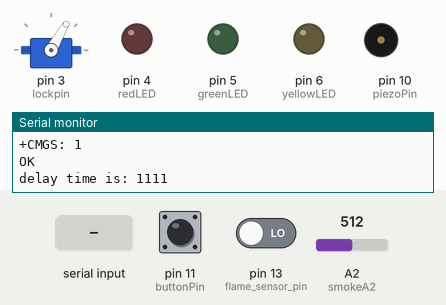
Bench run of a sketch on a simulated Arduino Uno, built with avr-gcc and run on an emulated ATmega328P. On the bench: servo, output pins drawn as LEDs (lit = HIGH), buzzer (waves = sounding, pin HIGH), the last lines printed to the serial monitor. The test bench sets the inputs (shaded band); at power-on: pin 11 (buttonPin) LOW, pin 13 (flame_sensor_pin) LOW, A2 (smokeA2) = 512. The modem accepts every AT command (registered, SIM ready, sends succeed) and sends nothing else.

Above: at 15.2 s.
15.3 s: pin 11 (buttonPin) pulled HIGH for 1 s
At 16.3 s:
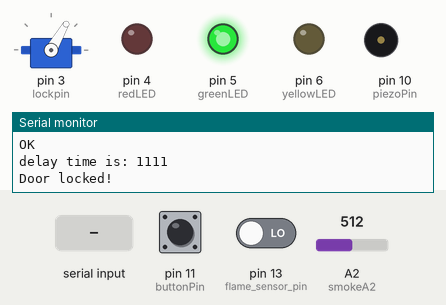
29.1 s: "OFF" received over the second serial link
At 31.33 s:
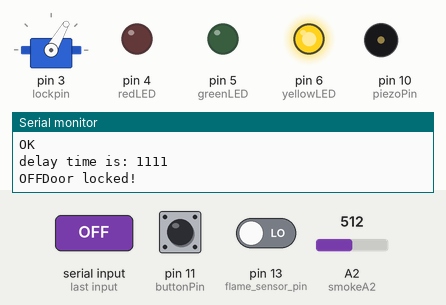
Timing chart, 0 to 32.9 s (numbered marks = the images above; inputs shaded):
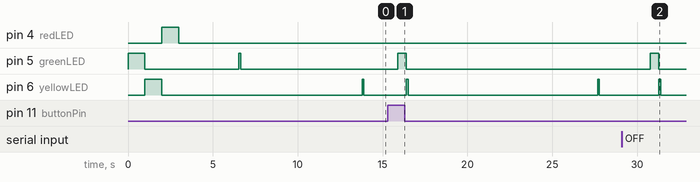

Measured:
- after the input at 15.3 s, pin 5 (greenLED): LOW → HIGH after 0.61 s, → LOW 0.50 s later; pin 6 (yellowLED): alternates HIGH for 0.10 s and LOW for 11.2 s, starting after 1.1 s
- after the input at 29.1 s, pin 5 (greenLED): LOW → HIGH after 1.7 s, → LOW 0.50 s later

The sketch:

project.ino
```cpp
/*
  A fire emergency response systems that monitors levels of smoke, frame and temperature.
  Incase their is extream values from these sensors then means their might be a fire incidence.
  The system 'requests' to put up an alarm. The system informs the user about this events via use of Text messages.
  Users can cancel the incoming alarm by texting "OFF" the sim card in the system.
  This gives the user time to verify the incident as their can be a system failure too. If the request is not cancled then an alarm is put up.
  the alarm event includes: opening the door, Texting the user (again)/relevant bodies about the incidence,
  giving them crucial info about the incident eg street name, location of incidence, house number.etc
  The system as other functions also.


  By: Martin Muthomi and Anne Mburu
  School Project
  www.martinmuthomi.co.ke
  Email: info@martinmuthomi.co.ke


   Digital Pin 3: DC gear reduction motor attached to the lock. (Or a motor controller or a solenoid or other unlocking mechanisim.)
   Digital Pin 4: Red LED.
   Digital Pin 5: Green LED.
   Digital Pin 6: yellow LED.
   Digital Pin 7: GSM (7).
   Digital Pin 8: GSM (8).
   Digital Pin 10: piezo buzzer
   Digital Pin 11: Button.
   Digital Pin 13: flame sensor.
   Analog pin A1: temp sensor
   Analog pin A2: smoke sensor


 */


#include <SoftwareSerial.h>
#include <Servo.h>           //library for servo for unlocking door

//Create software serial object to communicate with SIM900
SoftwareSerial SIM900(7, 8); //SIM900 Tx & Rx is connected to Arduino #7 & #8
Servo lockMotor;

int buttonState = 0;
String button;
int buttonv = 1;
String userMessage = "There is a fire incident in your home";
String userNumber = "+254792020946";
String marshalMessage = "There is a fire incident at location: https://maps.google.com/?q=B+6&ftid=0x0:0x295ec34e4cc21fde . House registered to : Martin Tel: +254792020946";
String marshalNumber = "+254724757880";  //fire marshal contact
String alarmStatus;
int now;
int initialTime;
int delayTime;
String textMessage;
int temp;
int flame_pin = HIGH ; // state of sensor

int smokeA2 = A2;
int pinTemp = A1;   //This is where our Output data goes

const int lockpin = 3;   // Configure servo pin
const int redLED = 4;              // Status red LED
const int greenLED = 5;            // Status green LED
const int yellowLED = 6;
const int piezoPin = 10;  //PIEZO PIN
const int buttonPin = 11;
const int flame_sensor_pin = 13 ;// initializing pin 12 as the sensor output pin

void setup()
{
  lockMotor.attach(lockpin);           // Gear motor used to turn the lock.
  pinMode(smokeA2, INPUT);
  pinMode(pinTemp, INPUT);
  pinMode(redLED, OUTPUT);
  pinMode(greenLED, OUTPUT);
  pinMode(yellowLED, OUTPUT);
  pinMode(piezoPin, OUTPUT);
  pinMode(buttonPin, INPUT);
  pinMode ( flame_sensor_pin , INPUT );

  lockMotor.write(60);
  digitalWrite(greenLED, HIGH);        // Green LED on, everything is go.
  delay(1000);
  digitalWrite(greenLED, LOW);
  digitalWrite(yellowLED, HIGH);        // Green LED on, everything is go.
  delay(1000);
  digitalWrite(yellowLED, LOW);
  digitalWrite(redLED, HIGH);        // Yellow LED on, everything is go. //change the format they are lighting
  delay(1000);
  digitalWrite(redLED, LOW);


  alarmStatus = "off";

  //Begin serial communication with Arduino and Arduino IDE (Serial Monitor)
  Serial.begin(9600);

  //Begin serial communication with Arduino and SIM900
  SIM900.begin(9600);

  Serial.println("Initializing...");
  delay(1000);

  SIM900.println("AT"); //Handshaking with SIM900
  updateSerial();

  SIM900.println("AT+CMGF=1"); // Configuring TEXT mode
  updateSerial();
  SIM900.println("AT+CNMI=1,2,0,0,0"); // Decides how newly arrived SMS messages should be handled
  updateSerial();
  delay(1000);
}

void loop()
{


  Serial.print("alarm status is: ");
  Serial.println(alarmStatus);
  Serial.print(analogRead(smokeA2));
  Serial.println(temp);

  // read the state of the pushbutton value:
  buttonState = digitalRead(buttonPin);


   if (buttonState == HIGH ) {
  alarmOff();
  }

 if(SIM900.available()>0){
  receiveSMS();
}

if (alarmStatus == "set" ){
  digitalWrite(yellowLED, HIGH);        // Yellow LED on, everything is go.
  delay(200);
  digitalWrite(yellowLED, LOW);
   Serial.println("alarm status");
  alarmOn();
}
  else if (alarmStatus == "on"){

  Serial.println("alarm is on");
  tone(piezoPin, 1000, 200);
   digitalWrite(redLED, HIGH);        // Green LED on, everything is go.
  delay(200);
  digitalWrite(redLED, LOW);
  delay(800);
  noTone(piezoPin);

  } else {

  digitalWrite(greenLED, HIGH);        // Green LED on, everything is go.
  delay(100);
  digitalWrite(greenLED, LOW);
  //check readings of smoke sensor against set threshold
 if(analogRead(smokeA2)> 250){
  smokefunction();
 }

//check temp reading and compare with its threshold
 temp = analogRead(pinTemp);    //Read the analog pin
 temp = temp * 0.48828125;   // convert output (mv) to readable celcius
//float voltage = temp * 3.3;
//voltage /= 1024.0;
//temp = (voltage - 0.5) * 100;
if (temp >36) {
  tempfunction(temp);
}


flame_pin = digitalRead ( flame_sensor_pin ) ; // reading from the sensor
if (flame_pin == LOW ) // applying condition
{
Serial.println ( " FLAME , FLAME , FLAME " ) ;
flameSensor();
}


}//end of alarm status check

} // end of loop


//function called when smoke value exceed threshold
 void smokefunction(){
  //something on smoke
  int smokevalue = analogRead(smokeA2);
  Serial.print("The smoke value is: ");
  Serial.println(smokevalue);
//   Serial.println(smokevalue);

    //tone( pin number, frequency in hertz, duration in milliseconds);
    String message = "There is an incoming fire alarm. Kindly act accordingly. You can cancel within 30sec by replying with OFF.";
    sendSMS(message, userNumber);
    initialTime = millis(); //take time when alarm request started
    alarmOn();
   //  tone(piezoPin, 1000, 200);
    // triggerDoorUnlock();

   delay(2000);
 }


//temp function. called when the temp threshold is exceded
void tempfunction(int temperature){

  // request for an alarm alert
  String message = "There is an incoming fire alarm. Kindly act accordingly. You can cancel within 30sec by replying with 'OFF'.";
  Serial.print("Temperature value is: ");
  Serial.println(temperature);
 // Serial.println("C");  //print the temperature status
 //  String Message = "Their is an incoming fire alarm. Kindly act accordingly. You can cancel within 30sec.";
   sendSMS(message, userNumber);
  initialTime = millis(); //take time when alarm request started
  alarmOn();
//  tone(piezoPin, 1000, 200);
//  delay(1000);
//  noTone(piezoPin);

}


void flameSensor(){
    String message = "There is an incoming fire alarm. Kindly act accordingly. You can cancel within 30sec by replying with 'OFF'.";
    sendSMS(message, userNumber);
    initialTime = millis(); //take time when alarm request started
    alarmOn();
}


void alarmOn(){
  int cutoffTime = 30000; // 30 seconds
  Serial.print("initial time is: ");
  Serial.println(initialTime);
  alarmStatus = "set";
  now = millis();
  Serial.print("now is: ");
  Serial.println(now);
  delayTime = now - initialTime;   //in seconds
  //send a message to the user
  while (alarmStatus == "set"){
    buttonState = digitalRead(buttonPin);
//  Serial.print("button state is: ");
//  Serial.println(buttonState);
   if (buttonState == HIGH ) {  //not working
  alarmOff();
  }
  if(SIM900.available()>0){
  receiveSMS();
  }
  digitalWrite(yellowLED, HIGH);        // Yellow LED on, everything is go.
  delay(100);
  digitalWrite(yellowLED, LOW);
  now = millis();
  delayTime = now - initialTime;   //in seconds
  Serial.print("delay time is: ");
  Serial.println(delayTime);
  if (delayTime > cutoffTime ){


    //triggerDoorUnlock();  //open door
    //tone(piezoPin, 1000, 200);
    sendSMS(userMessage, userNumber);

    sendSMS(marshalMessage, marshalNumber);

    triggerDoorUnlock();  //open door
    //send message to the owners ->sendSMS("message here",recpeits);
    //send message to the firefighter ->sendSMS("map link",recpeits);
    alarmStatus = "on";
  //  delay(2000);
    delayTime = 0;
    //check if i can add continue/break so that code dont proceed to temp
    break;
  }
  delay(2000);
  }
}


void alarmOff(){

  //close door
  //put off alarm
  alarmStatus = "off";
  triggerDoorlock();
  noTone(piezoPin);

}


// Runs the motor (or whatever) to unlock the door.
void triggerDoorUnlock(){
  Serial.println("Door unlocked!");

  lockMotor.write(180);
  digitalWrite(greenLED, HIGH);            // And the green LED too.
  delay(500);
  digitalWrite(greenLED, LOW);
  delay(500);

}


// Runs the motor (or whatever) to unlock the door.
void triggerDoorlock(){
  Serial.println("Door locked!");


  lockMotor.write(60);             //Turn back the motor
  digitalWrite(greenLED, HIGH);            // And the green LED too.
  delay(500);
  digitalWrite(greenLED, LOW);


}


 void receiveSMS(){

    textMessage = SIM900.readString();
    Serial.print(textMessage);
    delay(10);
    if(textMessage.indexOf("OFF")>=0){
   // triggerDoorUnlock();        //open door by calling doorunlock function
    alarmOff();
    textMessage = "";

  }
    if(textMessage.indexOf("ON")>=0){
   // triggerDoorlock();        //open door by calling doorunlock function
   //    initialTime = millis();
   //    alarmOn();
   if(alarmStatus == "off"){   //if alarm is on dont interfere with it
   initialTime = millis(); //take time when alarm request started
   alarmStatus = "set"; //change coz door wouldnt open
   }
    textMessage = "";
  }

  if(textMessage.indexOf("STATE")>=0){
    String message = "Temp, smoke and flames levels are: //give values ";
   // sendSMS(message);
    Serial.println("Door state resquest");
    textMessage = "";
  }
  // add firestation
  // add number

    }


//// Function that sends SMS
//void sendSMS(String text, String Number){
//
//  SIM900.println("AT"); //Handshaking with SIM900
//  updateSerial();
//  delay(1000);
//  SIM900.println("AT+CMGF=1"); // Configuring TEXT mode
//  updateSerial();
//  delay(1000);
//  SIM900.println("AT+CMGS=\""+Number+"\"");//change ZZ with country code and xxxxxxxxxxx with phone number to sms
//  updateSerial();
//  delay(1000);
//  SIM900.print(text); //text content
//  updateSerial();
//  delay(1000);
//  SIM900.write(26);
//  delay(1000);
//}


// Function that sends SMS
void sendSMS(String text, String Number){

  SIM900.println("AT"); //Handshaking with SIM900
  updateSerial();

  SIM900.println("AT+CMGF=1"); // Configuring TEXT mode
  updateSerial();
  SIM900.println("AT+CMGS=\""+Number+"\"");//change ZZ with country code and xxxxxxxxxxx with phone number to sms
  updateSerial();
  SIM900.print(text); //text content
  updateSerial();
  SIM900.write(26);
  delay(4000);
}


void updateSerial()
{
  delay(500);
  while (Serial.available())
  {
    SIM900.write(Serial.read());//Forward what Serial received to Software Serial Port
  }
  while(SIM900.available())
  {
    Serial.write(SIM900.read());//Forward what Software Serial received to Serial Port
  }
}
```
